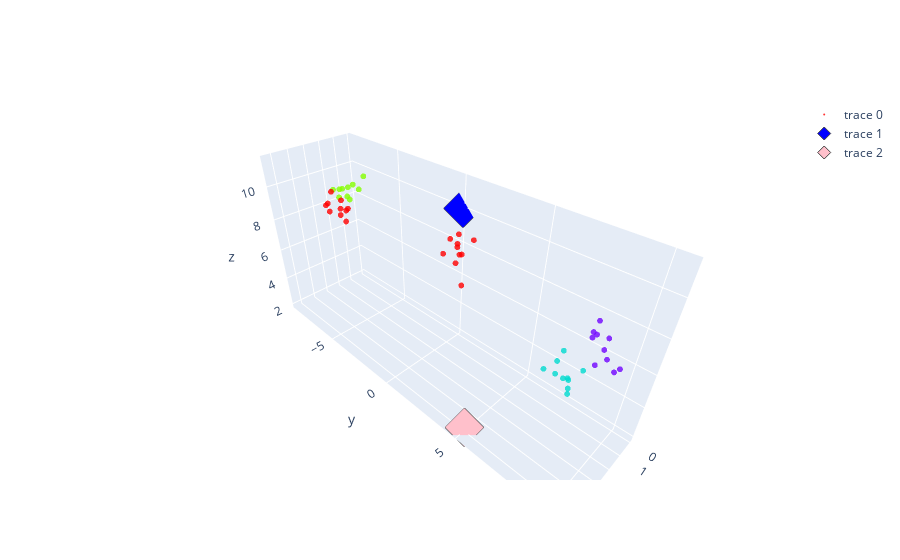

Notebook code for this chart:
### Code cell
import plotly.express as px
import plotly.graph_objects as go
x, y, z = ch.scatters[:,0],ch.scatters[:,1],ch.scatters[:,2]
c = np.kron(np.arange(ch.N_cluster),10*np.ones(ch.N_ray))
fig = go.Figure()
fig.add_trace(go.Scatter3d(x=x, y=y, z=z,
                                   mode='markers',
                                   marker=dict(
                                    size=2,
                                    color=c,                # set color to an array/list of desired values
                                    colorscale='hsv',   # choose a colorscale
                                    opacity=0.8)))
fig.add_trace(go.Scatter3d(x=[ch.tx.pos.x], y=[ch.tx.pos.y], z=[ch.tx.pos.z],
                                   mode='markers',
                                   marker=dict(
                                    size=10,
                                    line_width=1,
                                    color='blue',
                                    symbol='diamond')))
fig.add_trace(go.Scatter3d(x=[ch.rx.pos.x], y=[ch.rx.pos.y], z=[ch.rx.pos.z],
                                   mode='markers',
                                   marker=dict(
                                    size=10,
                                    line_width=1,
                                    color='pink',
                                    symbol='diamond')))

fig.show()

### Figure 1 — Plotly figure (JSON) as saved in the notebook; plotly's stock layout.template omitted (floating-point values rounded to 4 significant figures)
{"data": [{"marker": {"color": [0, 0, 0, 0, 0, 0, 0, 0, 0, 0, 10, 10, 10, 10, 10, 10, 10, 10, 10, 10, 20, 20, 20, 20, 20, 20, 20, 20, 20, 20, 30, 30, 30, 30, 30, 30, 30, 30, 30, 30, 40, 40, 40, 40, 40, 40, 40, 40, 40, 40], "colorscale": [[0, "#ff0000"], [0.1111, "#ffa700"], [0.2222, "#afff00"], [0.3333, "#08ff00"], [0.4444, "#00ff9f"], [0.5556, "#00b7ff"], [0.6667, "#0010ff"], [0.7778, "#9700ff"], [0.8889, "#ff00bf"], [1, "#ff0000"]], "opacity": 0.8, "size": 2}, "mode": "markers", "type": "scatter3d", "x": [3.867, 4.848, 5.381, 5.074, 3.858, 4.637, 4.386, 4.138, 4.964, 4.914, 2.785, 2.741, 1.693, 2.357, 2.627, 2.782, 2.851, 1.98, 1.236, 3.136, 5.068, 4.991, 5.316, 5.106, 5.036, 4.974, 5.435, 4.743, 5.222, 5.144, 2.469, 2.423, 2.761, 3.129, 2.199, 2.744, 2.064, 1.458, 2.113, 2.946, 2.485, 1.471, 2.902, 2.017, 1.942, 1.966, 2.179, 2.774, 1.717, 2.296], "y": [4.023, 4.328, 3.843, 4.485, 3.233, 3.492, 3.651, 3.547, 4.097, 4.12, -5.731, -5.839, -6.354, -7.001, -7.009, -5.942, -6.518, -6.476, -6.437, -6.717, 9.518, 8.879, 9.056, 9.266, 9.433, 9.818, 9.559, 8.924, 8.56, 9.526, 9.638, 9.486, 10.1, 9.489, 9.351, 8.999, 8.73, 8.635, 8.903, 10.32, -8.795, -8.228, -7.859, -7.809, -8.157, -8.051, -7.289, -7.97, -7.639, -8.323], "z": [11.27, 9.78, 11.23, 11.34, 11.22, 11.42, 11.17, 10.53, 10.75, 11.43, 9.533, 10.19, 9.6, 9.638, 9.201, 9.641, 9.904, 9.932, 10.22, 9.902, 7.897, 8.965, 8.721, 8.503, 8.49, 9.159, 8.964, 9.302, 8.531, 8.23, 7.827, 8.761, 7.699, 7.899, 7.955, 8.696, 8.392, 8.548, 8.399, 8.143, 8.084, 7.591, 8.644, 8.572, 7.472, 7.935, 7.432, 8.05, 7.998, 9.038]}, {"marker": {"color": "blue", "line": {"width": 1}, "size": 10, "symbol": "diamond"}, "mode": "markers", "type": "scatter3d", "x": [0], "y": [0], "z": [10]}, {"marker": {"color": "pink", "line": {"width": 1}, "size": 10, "symbol": "diamond"}, "mode": "markers", "type": "scatter3d", "x": [5], "y": [5], "z": [2]}], "layout": {}}
